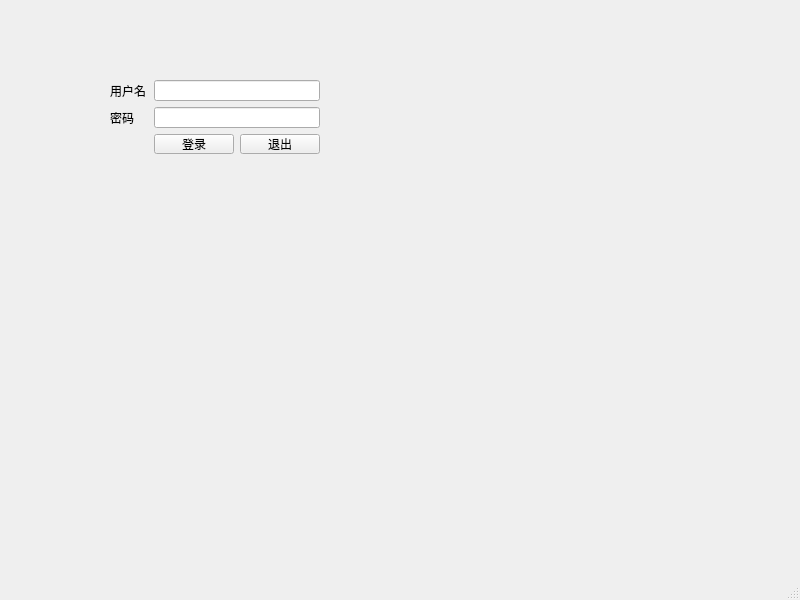
<?xml version="1.0" encoding="UTF-8"?>
<ui version="4.0">
 <class>Widget</class>
 <widget class="QMainWindow" name="Widget">
  <property name="geometry">
   <rect>
    <x>0</x>
    <y>0</y>
    <width>800</width>
    <height>600</height>
   </rect>
  </property>
  <property name="windowTitle">
   <string>Widget</string>
  </property>
  <property name="styleSheet">
   <string notr="true">QPushButton#btn_ok{
border-image:url(:/build-simple_gui-Desktop_Qt_6_5_1_MinGW_64_bit-Debug/image/down.png)
}</string>
  </property>
  <widget class="QWidget" name="centralwidget">
   <widget class="QWidget" name="">
    <property name="geometry">
     <rect>
      <x>110</x>
      <y>80</y>
      <width>210</width>
      <height>74</height>
     </rect>
    </property>
    <layout class="QGridLayout" name="gridLayout">
     <item row="0" column="0">
      <widget class="QLabel" name="label_2">
       <property name="text">
        <string>用户名</string>
       </property>
      </widget>
     </item>
     <item row="0" column="1" colspan="2">
      <widget class="QLineEdit" name="lineEdit"/>
     </item>
     <item row="1" column="0">
      <widget class="QLabel" name="label_3">
       <property name="text">
        <string>密码</string>
       </property>
      </widget>
     </item>
     <item row="1" column="1" colspan="2">
      <widget class="QLineEdit" name="lineEdit_2"/>
     </item>
     <item row="2" column="0">
      <spacer name="horizontalSpacer">
       <property name="orientation">
        <enum>Qt::Horizontal</enum>
       </property>
       <property name="sizeHint" stdset="0">
        <size>
         <width>40</width>
         <height>20</height>
        </size>
       </property>
      </spacer>
     </item>
     <item row="2" column="1">
      <widget class="QPushButton" name="btn_ok">
       <property name="text">
        <string>登录</string>
       </property>
      </widget>
     </item>
     <item row="2" column="2">
      <widget class="QPushButton" name="btn_exit">
       <property name="text">
        <string>退出</string>
       </property>
      </widget>
     </item>
    </layout>
   </widget>
  </widget>
  <widget class="QMenuBar" name="menubar">
   <property name="geometry">
    <rect>
     <x>0</x>
     <y>0</y>
     <width>800</width>
     <height>17</height>
    </rect>
   </property>
  </widget>
  <widget class="QStatusBar" name="statusbar"/>
 </widget>
 <resources/>
 <connections>
  <connection>
   <sender>btn_ok</sender>
   <signal>clicked()</signal>
   <receiver>Widget</receiver>
   <slot>close()</slot>
   <hints>
    <hint type="sourcelabel">
     <x>378</x>
     <y>288</y>
    </hint>
    <hint type="destinationlabel">
     <x>399</x>
     <y>299</y>
    </hint>
   </hints>
  </connection>
 </connections>
</ui>
